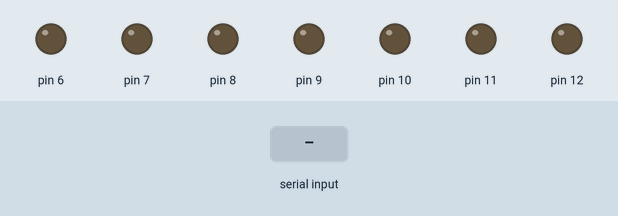
This sketch was run on a simulated Arduino Uno, built with avr-gcc and run on an emulated ATmega328P. Shown: output pins drawn as LEDs (lit = HIGH). The test bench sets the inputs (shaded band).

Above: at 1.2 s.
1.3 s: "0" received over Serial
At 1.6 s:
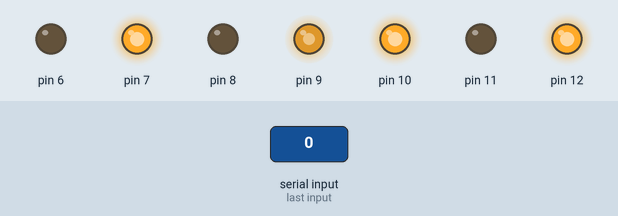
2.8 s: "4" received over Serial
At 3.9 s:
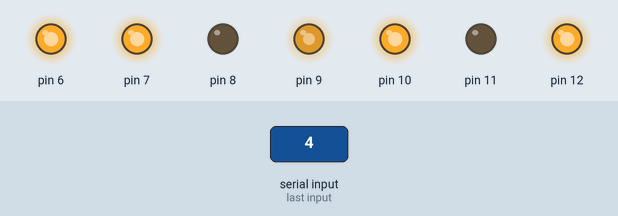
4.3 s: "0" received over Serial
At 5.1 s:
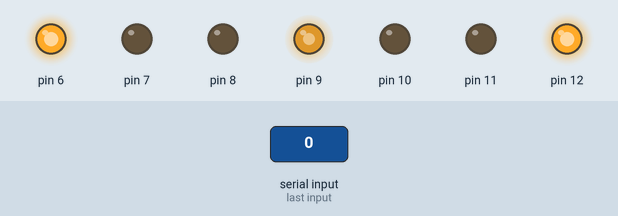
5.8 s: "1" received over Serial
At 6.2 s:
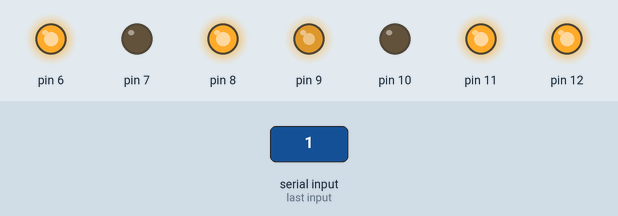
7.3 s: "5" received over Serial
At 8.5 s:
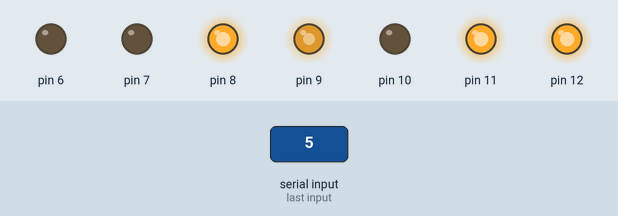
8.8 s: "1" received over Serial
At 9.7 s:
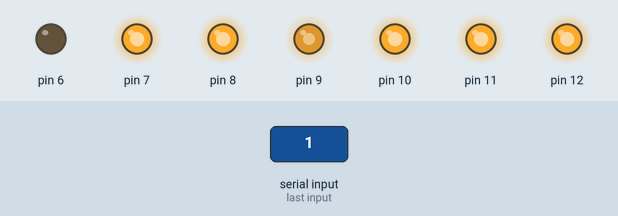
Timing chart, 0 to 11.3 s (numbered marks = the images above; inputs shaded):
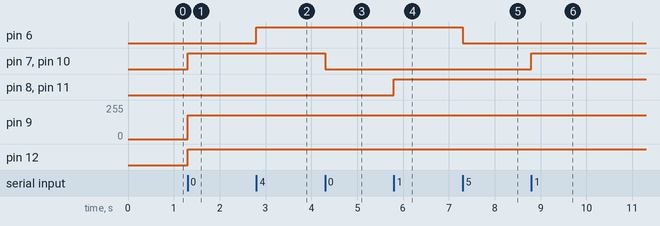

Measured:
- after the input at 1.3 s, pin 7, pin 10, pin 12: LOW → HIGH at once; pin 9: 0/255 → 180/255 at once
- after the input at 2.8 s, pin 6: LOW → HIGH at once
- after the input at 4.3 s, pin 7, pin 10: HIGH → LOW at once
- after the input at 5.8 s, pin 8, pin 11: LOW → HIGH at once
- after the input at 7.3 s, pin 6: HIGH → LOW at once
- after the input at 8.8 s, pin 7, pin 10: LOW → HIGH at once

The sketch:

RC_Car_Sketch.ino
```cpp
#include <Stepper.h>

int stepperPins[]= {2,3,4,5};
int currentPos= 0;
int state=0;
int memoryRight=0;
int memoryLeft=0;
int memoryForward=0;
int memoryBack=0;
int y=0;
int speed=1;

void setupStepper()
{
  for(int x=0; x<4; x++)
  {
    pinMode (stepperPins[x], OUTPUT);
  }
}

void moveStepper(int direction)
{
  digitalWrite(stepperPins[currentPos], 0);
  currentPos= currentPos + direction;
  if (currentPos>3)
    currentPos= 0;
  if (currentPos<0)
    currentPos= 3;
  digitalWrite(stepperPins[currentPos], 1);
}

void setup() {
  setupStepper();
  Serial.begin(9600);
  pinMode (6, OUTPUT);
  pinMode (7, OUTPUT);
  pinMode (8, OUTPUT);
  pinMode (9, OUTPUT);
  pinMode (10, OUTPUT);
  pinMode(11, OUTPUT);
  pinMode(12, OUTPUT);
}

void steerLeft()
{
  int del=3;
  for (int x=0; x<500; x++)
      {
         moveStepper(1);
         delay (del);
      }
}

void steerRight()
{
  int del=3;
  for (int x=0; x<500; x++)
      {
         moveStepper(-1);
         delay (del);
      }
}

void speedSelector()
{
  if (speed==0)
    {
      analogWrite(9, 100);////
      analogWrite(12, 100);////
    }

    if (speed==1)
    {
      analogWrite(9, 180);////
      analogWrite(12, 180);////
    }
    if (speed==2)
    {
      analogWrite(9, 255);////
      analogWrite(12, 255);////
    }

}


void loop() {
  // put your main code here, to run repeatedly:
  if (Serial.available()>0)
  {
    state= Serial.read();

  }

  if (state=='0')
  {
    if (memoryBack==1)
      y=0;
    else if (memoryForward==0)
    {
      digitalWrite (7, HIGH);
      digitalWrite (10, HIGH);
      digitalWrite (8, LOW);
      digitalWrite (11, LOW);
      speedSelector();
      memoryForward=1;
    }
    else
    {
      digitalWrite (7, LOW);
      digitalWrite (10, LOW);
      memoryForward=0;
    }
  }

if (state=='1')
  {
    if (memoryForward==1)
      y=0;
    else if (memoryBack==0)
    {
      digitalWrite (7, LOW);
      digitalWrite (10, LOW);
      digitalWrite (8, HIGH);
      digitalWrite (11, HIGH);
      speedSelector();
      memoryBack=1;
    }
    else
    {
      digitalWrite (7, HIGH);
      digitalWrite (10, HIGH);
      memoryBack=0;
    }
  }


  if (state== '2') //right
    {
      if (memoryLeft==1)
        y=0;
      else if (memoryRight==0)
        {
          steerRight();
          memoryRight=1;

        }
      else
        {
        steerLeft();
        memoryRight=0;
        }
    }

  if (state== '3')//left
  {
    if (memoryRight==1)
      y=0;
    else if (memoryLeft==0)
        {
          steerLeft();
          memoryLeft=1;

        }
    else
        {
        steerRight();
        memoryLeft=0;
        }
  }

  if (state== '4')
    digitalWrite (6, HIGH);

  if (state== '5')
    digitalWrite (6, LOW);

   if (state== '6')
    {speed= 0;
    //speedSelector();
    }

  if (state== '7')
    {speed= 1;
    //speedSelector();
    }

   if (state== '8')
    {speed= 2;
    //speedSelector();
    }

  state=0;
}
```
